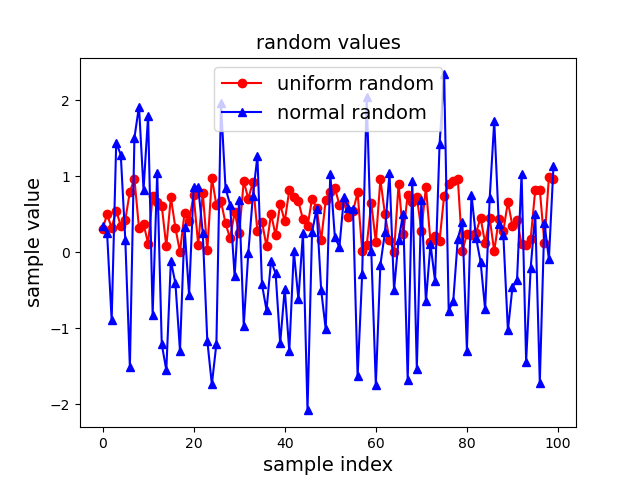

Source code (Python):
# -*- coding: utf-8 -*-

import matplotlib.pylab as plt
import numpy as np

# 一様分布に従ってランダムサンプル
x1 = np.random.rand(100)

# 正規分布に従ってランダムサンプル
x2 = np.random.randn(100)

# x1とx2のプロット：plot(データ, "マーカー", color="RGBカラーコード")
plt.plot(x1,"o-",color="#FF0000")
plt.plot(x2,"^-",color="#0000FF")

# レジェンド：legend(("データ名1", "データ名2"), fontsize=フォントサイズ)
plt.legend(('uniform random','normal random'),fontsize=14)

# タイトル：title("タイトル名", "データ名2", fontsize=フォントサイズ)
plt.title("random values",fontsize=14)

# 各軸のラベル：xlabel("ラベル名", fontsize=フォントサイズ)
plt.xlabel("sample index",fontsize=14)
plt.ylabel("sample value",fontsize=14)

# ファイルに保存
plt.savefig("plotSample.png")

# グラフの表示
plt.show()
